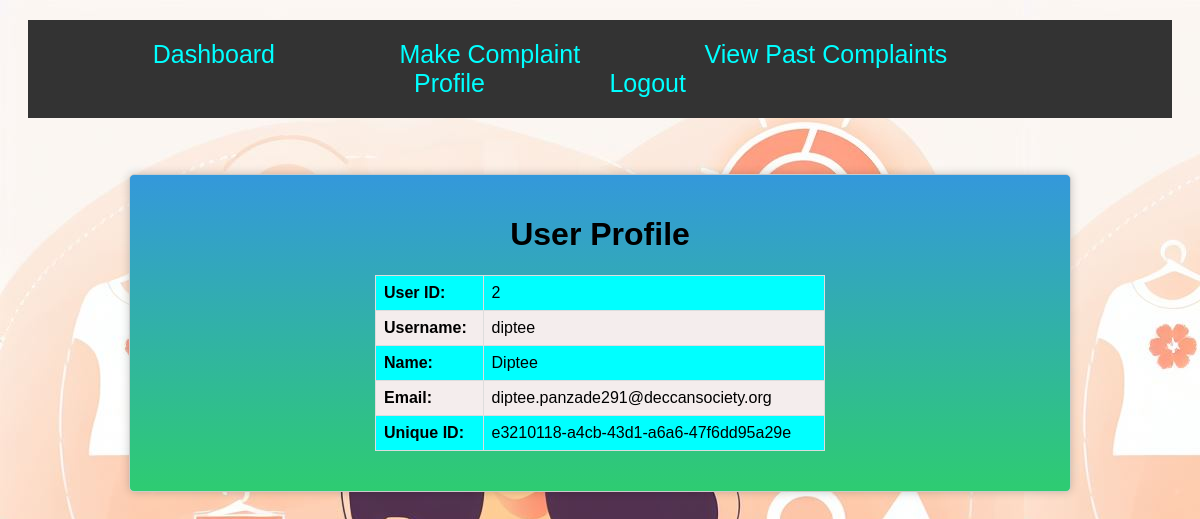
The page /profile (signed in) on the database its author committed.
### tables this page shows
CREATE TABLE user (
            user_id INTEGER PRIMARY KEY AUTOINCREMENT,
            username TEXT NOT NULL,
            password TEXT NOT NULL,
            name TEXT NOT NULL,
            email TEXT NOT NULL,
            unique_id TEXT NOT NULL,
            registration_date TEXT NOT NULL,
            user_role TEXT NOT NULL
        );

### app.py (the view)
@app.route('/profile', methods=['GET', 'POST'])
def profile():
    user_id = session.get('user_id')
    if user_id is None:
        flash('Please log in to view your profile', 'error')
        return redirect('/login')
    conn = sqlite3.connect('abuse_reporting.db')
    cursor = conn.cursor()
    cursor.execute('SELECT user_id, username, name, email, unique_id FROM user WHERE user_id = ?', (user_id,))
    user = cursor.fetchone()
    conn.close()
    if user:
        user_id, username, name, email, unique_id = user
    else:
        flash('User not found', 'error')
        return redirect('/dashboard')
    return render_template('profile.html', user_id=user_id, username=username, name=name, email=email, unique_id=unique_id)

### app.py (called while the page is built)
@app.after_request
def add_no_cache_headers(response):
    response.headers['Cache-Control'] = 'no-cache, no-store, must-revalidate'
    response.headers['Pragma'] = 'no-cache'
    response.headers['Expires'] = '0'
    return response

### templates/profile.html (shortened to what this page needs)
<!DOCTYPE html>
<html>
<head>
</head>
<body style="background-image: url('static/images/userdash.jpeg');">
    <center>
        <div class="menu-bar">
            <ul>
                <li><a href="/dashboard">Dashboard</a></li>
                <li><a href="/make_complaint">Make Complaint</a></li>
                <li><a href="/view_complaints">View Past Complaints</a></li>
                <li><a href="/profile">Profile</a></li>
                <li><a href="/logout">Logout</a></li>
            </ul>
        </div>
        <br>
        <br>
        <div class="container">
            <h1>User Profile</h1>
            <table class="profile-details">
                <tr>
                    <td><strong>User ID:</strong></td>
                    <td>{{ user_id }}</td>
                </tr>
                <tr>
                    <td><strong>Username:</strong></td>
                    <td>{{ username }}</td>
                </tr>
                <tr>
                    <td><strong>Name:</strong></td>
                    <td>{{ name }}</td>
                </tr>
                <tr>
                    <td><strong>Email:</strong></td>
                    <td>{{ email }}</td>
                </tr>
                <tr>
                    <td><strong>Unique ID:</strong></td>
                    <td>{{ unique_id }}</td>
                </tr>
            </table>
        </div>
    </center>
</body>
</html>

### templates/profile.html (style rules this page uses)
body { font-family: Arial; background: rgba(255, 255, 255, 0.5); }
.container { width: 900px; margin: 0 auto; padding: 20px; border: 1px solid #ccc; border-radius: 5px; box-shadow: 0 0 10px rgba(0, 0, 0, 0.2); background-image: linear-gradient(to bottom, #3498db, #2ecc71); }
.menu-bar { background-color: #333; padding: 20px; margin: 20px; color: aquamarine; }
.menu-bar ul { list-style-type: none; margin: 0; padding: 0; }
.menu-bar ul li { display: inline; margin-right: 100px; font-size: 25px; }
.menu-bar ul li a { text-decoration: none; color: aqua; font-size: 25px; padding: 5px 10px; border: 2px black transparent; transition: border 0.3s ease; }
.profile-details { font-family: Arial, sans-serif; border-collapse: collapse; width: 50%; margin: 20px auto; background-color: aqua; }
.profile-details th, .profile-details td { border: 1px solid #ddd; padding: 8px; text-align: left; }
.profile-details tr:nth-child(even) { background-color: #f4eded; }

### rows shown on the page
user: username "diptee", name "Diptee", email "diptee.panzade291@deccansociety.org", unique "e3210118-a4cb-43d1-a6a6-47f6dd95a29e"

### other values the page prints
{{ user_id }} "2"
